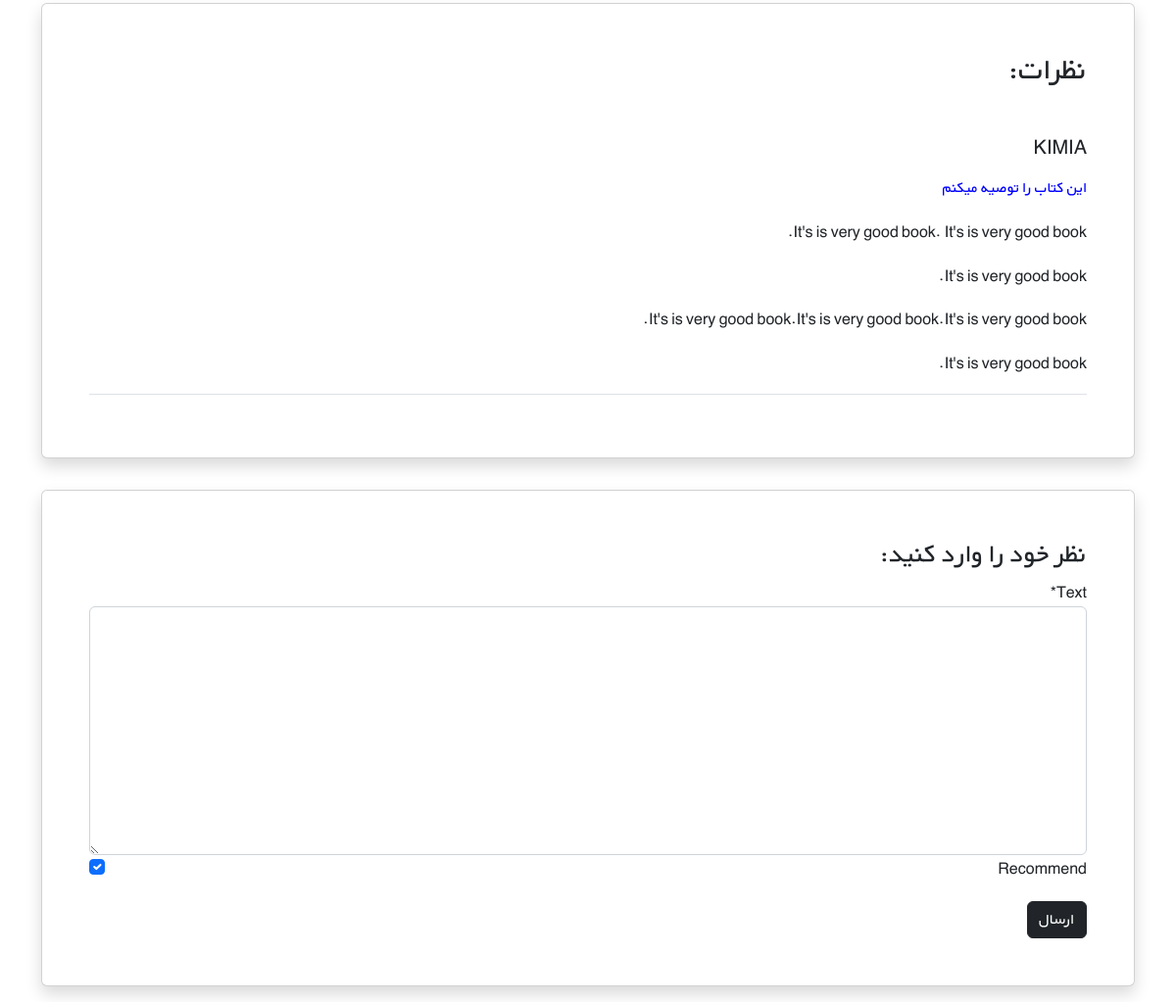
Page /books/2/ (lower part) on the earlier database version.
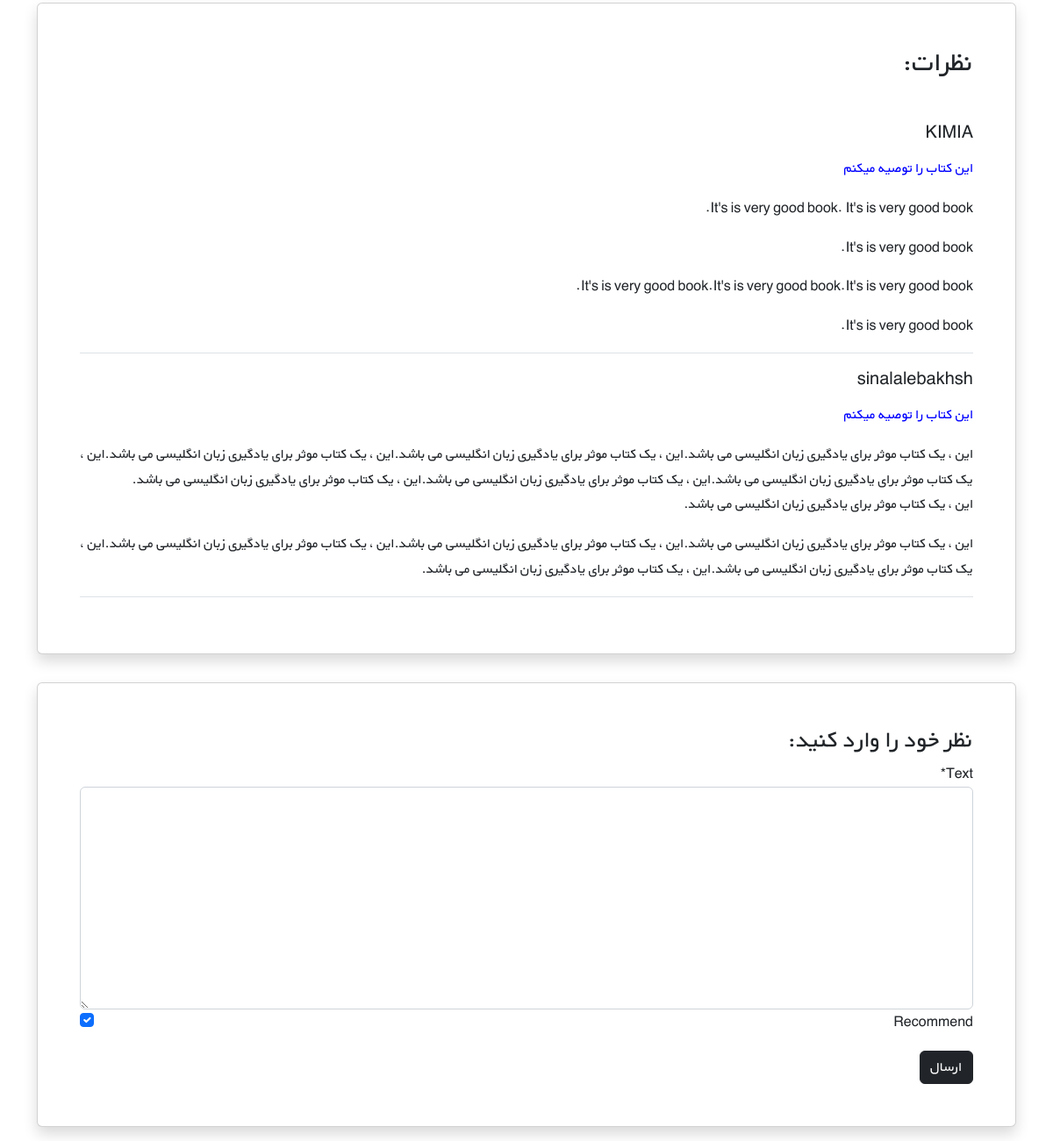
Same page on the later database version.
### books/models.py (models this page shows, shortened)
class Comment(models.Model):
    user = models.ForeignKey(get_user_model(), on_delete=models.CASCADE)
    book = models.ForeignKey(Book, on_delete=models.CASCADE, related_name='comments')
    text = models.TextField()
    is_active = models.BooleanField(default=True)
    recommend = models.BooleanField(default=True)
    datetime_created = models.DateTimeField(auto_now_add=True)

### accounts/models.py (models this page shows)
class CustomUser(AbstractUser):
    email = models.EmailField(unique=True)

### books/views.py (the view)
# urls.py: path('<int:pk>/', book_detail_view, name="book_detail"),
def book_detail_view(request, pk):
    book = get_object_or_404(Book, pk=pk)
    book_comments = book.comments.all()
    if request.method == 'POST':
        comment_form = CommentForm(request.POST)
        if comment_form.is_valid():
            new_comment = comment_form.save(commit=False)
            new_comment.book = book
            new_comment.user = request.user
            new_comment.save()
            comment_form = CommentForm()
    else:
        comment_form = CommentForm()
    return render(request, 'books/book_detail.html', {
        'book': book,
        'comments': book_comments,
        'comment_form': comment_form,
        }
    )

### books/forms.py
class CommentForm(forms.ModelForm):
    class Meta:
        model = Comment
        fields = ('text', 'recommend', )

### books/templates/books/book_detail.html (shortened to what this page needs)
{% extends '_base.html' %}
{% load crispy_forms_tags %}
{% block content %}
<div class="container mt-5" dir="rtl">
        <div class="">
            <div class="">
                <div class="d-flex justify-content-center">
                    <div class="card shadow my-3 p-5 w-sm-75 w-100">
                        <h2 class="mb-5">نظرات:</h2>
                        {% for comment in comments  %}
                            <div class="border-bottom mb-3">
                                <h5 class="mb-3">{{ comment.user.username }}</h5>
                                {% if comment.recommend %}
                                    <p style="color:blue;">این کتاب را توصیه میکنم</p>
                                {% else %}
                                    <p style="color:red;">این کتاب را توصیه نمیکنم</p>
                                {% endif %}
                                <p>
                                    {{ comment.text|linebreaks }}
                                </p>
                            </div>
                        {% endfor %}
                    </div>
                </div>
                <div class="d-flex justify-content-center">
                    <div class="card shadow my-3 p-5 w-sm-75 w-100">
                        <h3>نظر خود را وارد کنید:</h3>
                        <form method="POST">
                            {{ comment_form|crispy }}
                            <button type="submit" class="btn btn-dark mt-3">ارسال</button>
                        </form>
                    </div>
                </div>
            </div>
        </div>
    </div>
{% endblock content %}

Differences in the rows shown:
added Comment: user.username "sinalalebakhsh", recommend "این کتاب را توصیه میکنم", text "این ، یک کتاب موثر برای یادگیری زبان انگلیسی می باشد.این ، یک کتاب موثر برای یادگیری زبان انگلیسی می باشد.این ، یک کتاب موثر برای یادگیری زبان انگلیسی می باشد.این ، یک کتاب موثر برای یادگیری زبان انگلیسی می باشد.این ، یک کتاب موثر برای یادگیری زبان انگلیسی می باشد.این ، یک کتاب موثر برای یادگیری زبان انگلیسی می باشد. این ، یک کتاب موثر برای یادگیری زبان انگلیسی می باشد. این ، یک کتاب موثر برای یادگیری زبان انگلیسی می باشد.این ، یک کتاب موثر برای یادگیری زبان انگلیسی می باشد.این ، یک کتاب موثر برای یادگیری زبان انگلیسی می باشد.این ، یک کتاب موثر برای یادگیری زبان انگلیسی می باشد.این ، یک کتاب موثر برای یادگیری زبان انگلیسی می باشد."
